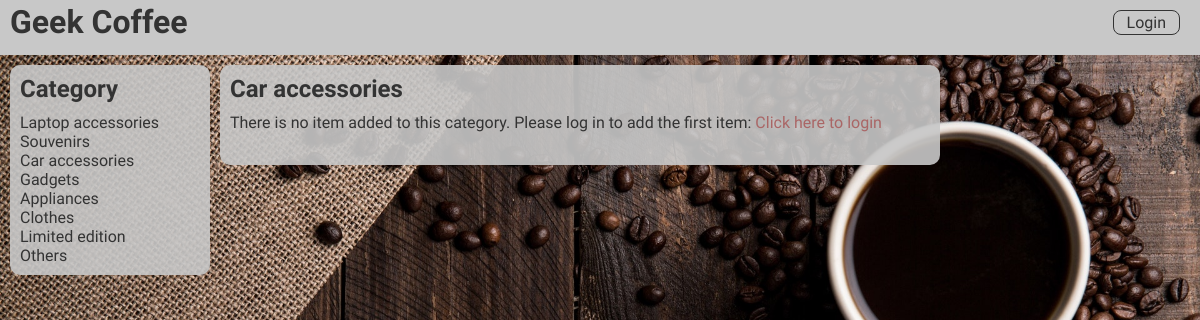
The page /catalog/Car accessories/items on the database its author committed.
### database_setup.py (models this page shows, shortened)
class Category(Base):
    __tablename__ = 'category'
    id = Column(Integer, primary_key=True)
    name = Column(String(250), nullable=False)
    items = relationship("Item")

### application.py (the view)
@app.route('/catalog/<string:category_name>/items')
def show_items(category_name):
    categories = dao_category.get_all_categories()
    category_items = dao_category.get_category_items(category_name)
    items_quantity = len(category_items)
    return render_template('showitem.html',
                            categories = categories,
                            category_name = category_name,
                            category_items = category_items,
                            items_quantity = items_quantity,
                            login_session = login_session,
                            is_logged = dao_user.is_logged(login_session))

### DAO.py (called while the page is built)
    def get_category_items(self, category):
        category_items = db.session.query(Item).join(Category)\
                    .filter_by(name = category).all()
        return category_items

    def get_all_categories(self):
        categories = db.session.query(Category).all()
        return categories

    def is_logged(self, login_session):
        if 'email' in login_session:
            if self.get_user_id(login_session['email']) is not None:
                return True
            else:
                return False
        else:
            return False

### templates/showitem.html (shortened to what this page needs)
<!DOCTYPE html>
<html>
{% include 'head.html' %}
<body>
{% include 'header.html' %}
{% include 'menu.html' %}
<div class='main'>
  {% if items_quantity > 1 %}
    <h1>{{ category_name }} ({{items_quantity}} items)</h1>
  {% elif items_quantity == 1 %}
    <h1>{{ category_name }} ({{items_quantity}} item)</h1>
  {% else %}
    <h1>{{ category_name }}</h1>
  {% endif %}
  <ul class='latest-items'>
  {% if category_items == [] %}
    {% if is_logged == True %}
      <p>There is no item added to this category.
        <a class="std-link" href="{{url_for('add_item_to_specific_category', category_name = category_name)}}" >Click here</a>
        to add the first item!
      </p>
    {% else %}
      <p>
        There is no item added to this category. Please log in to add the first item:
        <a class="std-link" href="{{url_for('auth_login')}}" >Click here to login</a>
      </p>
    {% endif %}
  {% endif %}
</div>
</body>
</html>

### templates/menu.html
<div class='menu'>
    <h1>Category</h1>
    <ul class='nav'>
        {% for category in categories  %}
            <li><a href="{{url_for('show_items', category_name = category.name)}}">{{category.name}}
            </a></li>
        {% endfor %}
    </ul>
</div>

### static/styles.css (style rules this page uses)
* { margin: 0px; Max-width: 1420px; }
.std-link { text-decoration: none; color: #a66; font-family: 'Catamaran', sans-serif; font-weight: 200; animation-name: FadeIn; animation-duration: 0.8s; opacity: 1; }
body { background-color: #333333; background-image: url("proj2backimg.jpg"); background-size: cover; background-position: top center; background-repeat: no-repeat; background-position: 0% 0%; position: center; }
h1 { color: #333; font-family: 'Catamaran', sans-serif; font-size: 24px; font-weight: 700; }
.menu { float: left; background-color: rgba(200,200,200,0.9); border-radius: 10px; margin-left: 10px; margin-top: 10px; width: 23%; max-width: 200px; min-width: 135px; padding-left: 10px; padding-top: 10px; }
.nav { padding-top: 10px; padding-bottom: 10px; padding-left:0px; list-style: none; }
.nav li a { text-decoration: none; color: #333; font-family: 'Catamaran', sans-serif; font-weight: 400; animation-name: FadeIn; animation-duration: 0.8s; opacity: 1; }
.main { float: left; background-color: rgba(200,200,200,0.9); border-radius: 10px; margin-top: 10px; margin-right: 1%; margin-left: 10px; min-width: 60%; max-width: 60%; padding-left: 10px; padding-top: 10px; min-height: 100px; }
.latest-items { padding-top: 10px; padding-bottom: 10px; padding-left:0px; list-style: none; }
.main p, .main ul li { font-family: 'Catamaran', sans-serif; font-weight: 400; color: #333; }

### rows shown on the page
Category: name "Laptop accessories"
Category: name "Souvenirs"
Category: name "Car accessories"
Category: name "Gadgets"
Category: name "Appliances"
Category: name "Clothes"
Category: name "Limited edition"
Category: name "Others"
